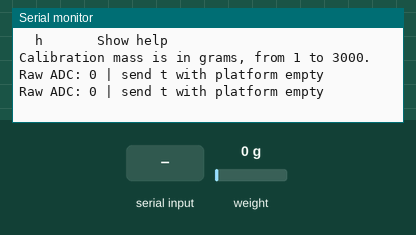
Recording of a sketch running on a simulated ESP32. On the bench: the last lines printed to the serial monitor. Inputs (shaded band) come from the test bench; at power-on: weight on the scale 0 g. EEPROM starts erased.

Above: at 1.2 s.
1.3 s: "t\n" received over Serial
At 2.8 s:
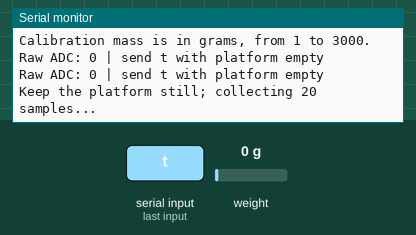
4.3 s: "c \n" received over Serial
At 4.59 s:
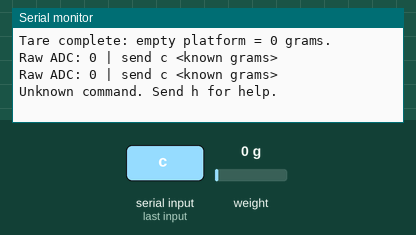
5.8 s: weight on the scale set to 100 g
At 5.8 s:
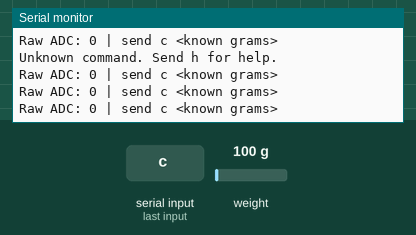
7.3 s: weight on the scale set to 1250 g
At 7.3 s:
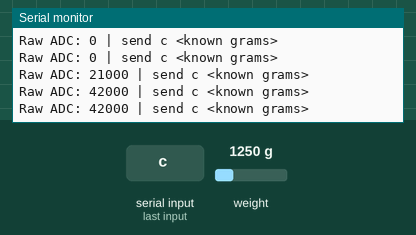
Timing chart, 0 to 9.8 s (numbered marks = the images above; inputs shaded):
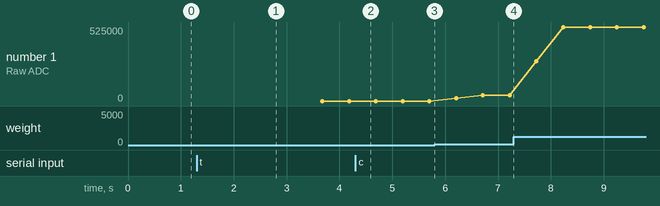

The sketch:

hx711-test.ino
```cpp
#include <Arduino.h>
#include <HX711.h>
#include <Preferences.h>
#include <math.h>
#include <stdlib.h>

// Separate ESP32 DevKit / WROOM board, NOT an ESP32-CAM.
constexpr uint8_t HX711_DT = 32;
constexpr uint8_t HX711_SCK = 33;
constexpr unsigned AVERAGE_SAMPLES = 10;
constexpr unsigned CALIBRATION_SAMPLES = 20;
constexpr float CAPACITY_G = 3000.0f;

HX711 scale;
Preferences settings;
bool storageOK = false;
bool tared = false;
double zeroRaw = 0;
double countsPerGram = 0;
long readings[AVERAGE_SAMPLES] = {};
unsigned readingIndex = 0, readingCount = 0;
uint32_t lastSample = 0, lastPrint = 0;
bool saturated = false;

// Collect only new ADC samples, with a timeout if the HX711 is unplugged.
char operation = 0;
double operationSum = 0;
unsigned operationCount = 0;
float knownMass = 0;
uint32_t operationStarted = 0;
char command[48] = {};
unsigned commandLength = 0;
bool commandOverflow = false;

void printHelp() {
  Serial.println("Commands (send with Newline):");
  Serial.println("  t       Empty the platform, then tare/zero");
  Serial.println("  c 500   Place a known 500 gram mass, then calibrate");
  Serial.println("  h       Show help");
  Serial.println("Calibration mass is in grams, from 1 to 3000.");
}

void startOperation(char kind, float mass = 0) {
  operation = kind;
  knownMass = mass;
  operationSum = 0;
  operationCount = 0;
  operationStarted = millis();
  Serial.println("Keep the platform still; collecting 20 samples...");
}

void handleCommand() {
  String line(command);
  line.trim();
  if (!line.length()) return;
  if (line == "h") { printHelp(); return; }
  if (operation) { Serial.println("Busy; wait for sampling to finish."); return; }
  if (line == "t") { startOperation('t'); return; }
  if (line.startsWith("c ")) {
    char* end = nullptr;
    const char* input = line.c_str() + 2;
    float mass = strtof(input, &end);
    if (end == input || *end != '\0' || !isfinite(mass) || mass < 1 || mass > CAPACITY_G) {
      Serial.println("Use c followed by a known mass in grams: c 500");
      return;
    }
    if (!tared) { Serial.println("First empty the platform and send t."); return; }
    startOperation('c', mass);
    return;
  }
  Serial.println("Unknown command. Send h for help.");
}

void finishOperation() {
  double average = operationSum / operationCount;
  if (operation == 't') {
    zeroRaw = average;
    tared = true;
    Serial.println("Tare complete: empty platform = 0 grams.");
  } else {
    double difference = average - zeroRaw;
    if (fabs(difference) < 100) {
      Serial.println("Calibration refused: too little change. Check mass and wiring.");
    } else {
      countsPerGram = difference / knownMass; // Negative polarity is valid.
      if (storageOK) {
        settings.putDouble("counts-per-g", countsPerGram);
        Serial.println("Calibration saved. Remove the mass to check zero.");
      } else {
        Serial.println("Calibration active for this boot only: storage unavailable.");
      }
      Serial.printf("Calibration factor: %.6f ADC counts/gram\n", countsPerGram);
    }
  }
  operation = 0;
  readingCount = 0;
  readingIndex = 0;
}

void setup() {
  Serial.begin(115200);
  scale.begin(HX711_DT, HX711_SCK, 128);
  storageOK = settings.begin("hx711-test", false);
  if (storageOK) countsPerGram = settings.getDouble("counts-per-g", 0);
  if (!isfinite(countsPerGram)) countsPerGram = 0;
  Serial.println("\nHX711 + 3 kg load cell standalone test");
  Serial.println("DT = GPIO32, SCK = GPIO33. Serial = 115200 baud.");
  Serial.println("Empty the platform and send t on EVERY restart.");
  if (countsPerGram == 0) Serial.println("Not calibrated: raw readings until t then c <grams>.");
  else Serial.println("Saved calibration loaded; tare is still required.");
  printHelp();
}

void loop() {
  while (Serial.available()) {
    char ch = Serial.read();
    if (ch == '\n' || ch == '\r') {
      command[commandLength] = '\0';
      if (commandOverflow) Serial.println("Command too long; discarded.");
      else handleCommand();
      commandLength = 0;
      commandOverflow = false;
    } else if (commandLength < sizeof(command) - 1) {
      command[commandLength++] = ch;
    } else commandOverflow = true;
  }

  uint32_t now = millis();
  if (scale.is_ready()) {
    long raw = scale.read();
    lastSample = now;
    saturated = raw <= -8388608L || raw >= 8388607L;
    readings[readingIndex++ % AVERAGE_SAMPLES] = raw;
    if (readingCount < AVERAGE_SAMPLES) ++readingCount;
    if (operation) {
      if (saturated) {
        Serial.println("Sampling cancelled: ADC saturated. Check load and wiring.");
        operation = 0;
      } else {
        operationSum += raw;
        if (++operationCount == CALIBRATION_SAMPLES) finishOperation();
      }
    }
  }
  if (operation && now - operationStarted > 5000) {
    Serial.println("Sampling timed out: check HX711 power, DT and SCK.");
    operation = 0;
  }
  if (now - lastPrint >= 500) {
    lastPrint = now;
    if (!readingCount || now - lastSample > 1500) {
      Serial.println("Waiting for fresh HX711 data: check power and wiring.");
    } else if (saturated) {
      Serial.println("ADC saturated: check load and wiring.");
    } else if (!operation) {
      double average = 0;
      for (unsigned i = 0; i < readingCount; ++i) average += readings[i];
      average /= readingCount;
      if (!tared || countsPerGram == 0) {
        Serial.printf("Raw ADC: %.0f | %s\n", average,
                      !tared ? "send t with platform empty" : "send c <known grams>");
      } else {
        double grams = (average - zeroRaw) / countsPerGram;
        Serial.printf("Weight: %.1f g | %.3f kg%s\n", grams, grams / 1000.0,
                      fabs(grams) > CAPACITY_G ? " | ABOVE 3 KG RANGE" : "");
      }
    }
  }
  delay(1);
}
```

Measured:
- after the input at 1.3 s, the serial monitor: prints a new line after 0.05 s (image 1)
- after the input at 4.3 s, the serial monitor: prints a new line after 0.09 s (image 2)
- plotted number 1: 0 → 42000 after the input at 5.8 s, 42000 → 525000 after the input at 7.3 s
